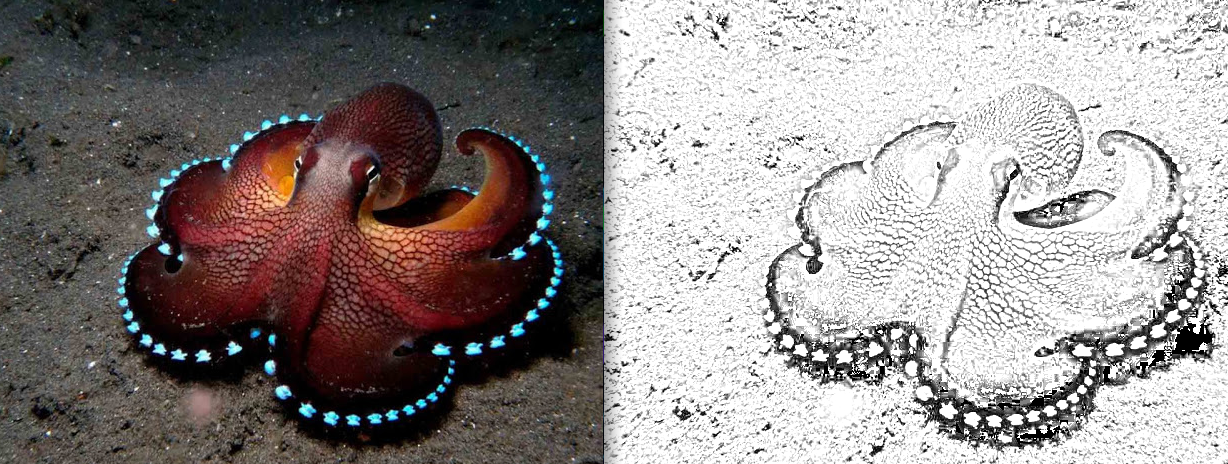
#> input picture oldNew.png, 1228 x 464 px, given in place of oldNew.pngoldNew.png, which was not available
$ python Img2Sketch.py
#> lines starting #> are read from the running program, lines starting #| are printed output that depends on the picture; pictures that were not available may be replaced by others from this repository, and a replacement may not be noted
import cv2

#get the file and read it
path=input("enter image path : ") # ex: /home/user/downloads/
#> the answer given: oldNew.png
img_name = input("enter image name : ") # ex: filename.jpeg
#> the answer given: oldNew.png
img = cv2.imread(path+img_name)
#> img is the input picture: shape (464, 1228, 3); mean B, G, R 136, 137.1, 142.8

#convert to gray scale
gray_img = cv2.cvtColor(img, cv2.COLOR_BGR2GRAY)
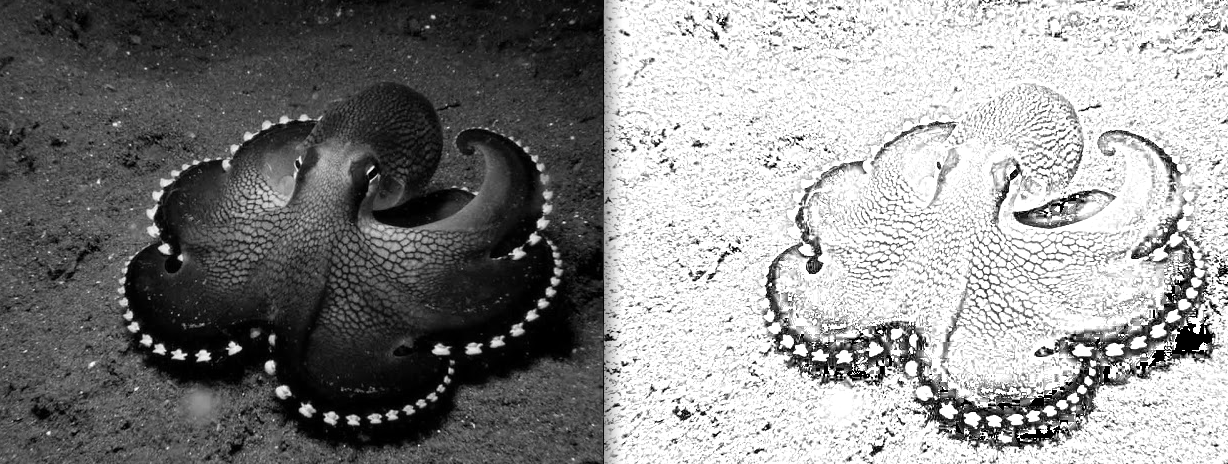
#> gray_img: shape (464, 1228); min 0, max 255, mean 138.7

#invert the new image (negative)
invert_img= 255 - gray_img
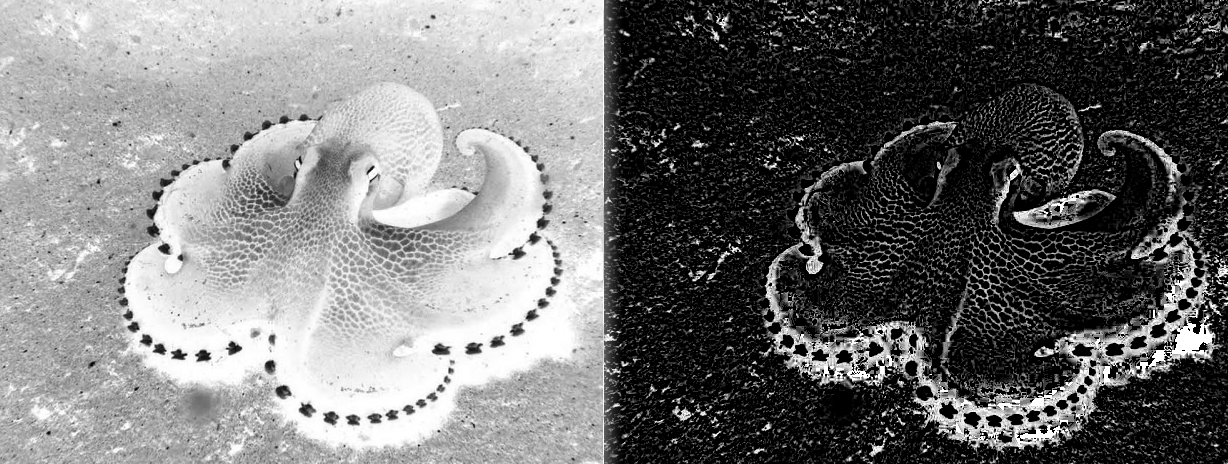
#> invert_img: shape (464, 1228); min 0, max 255, mean 116.3

#blur the image and invert it
blur_img= cv2.GaussianBlur(invert_img, (21, 21),0)
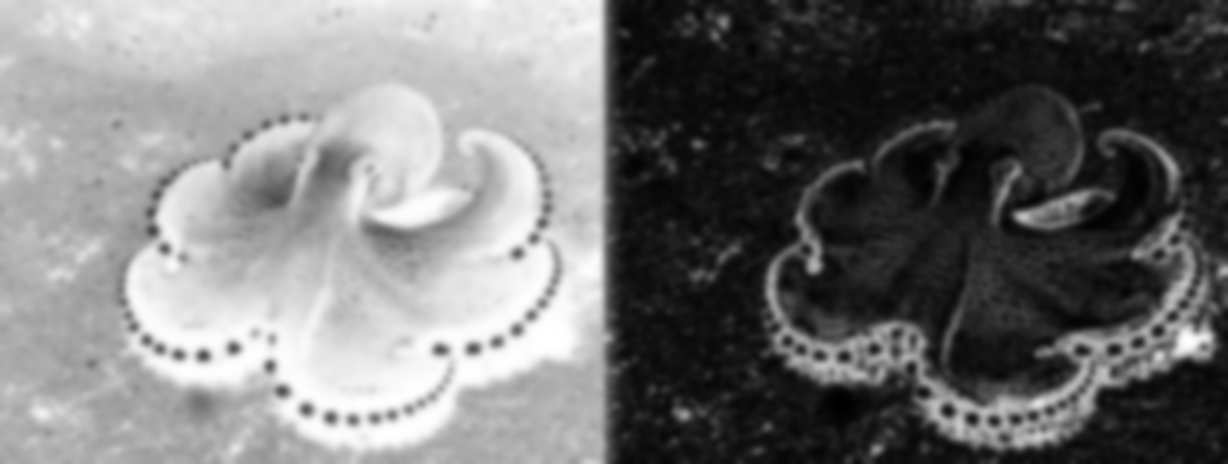
#> blur_img: shape (464, 1228); min 0, max 255, mean 116.3
invert_blur_img = 255 - blur_img
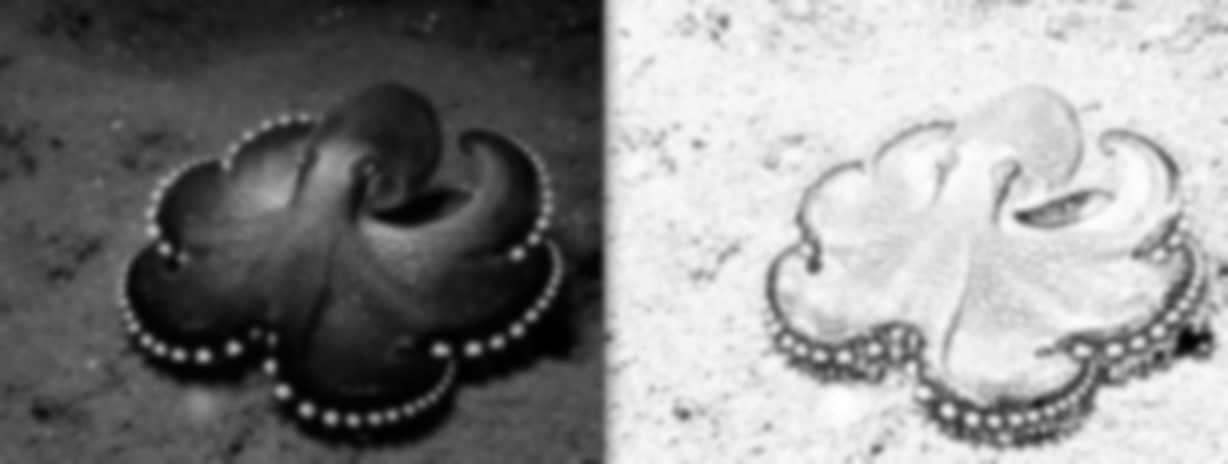
#> invert_blur_img: shape (464, 1228); min 0, max 255, mean 138.7

#creating the sketch
sketch = cv2.divide(gray_img, invert_blur_img, scale = 256.0)
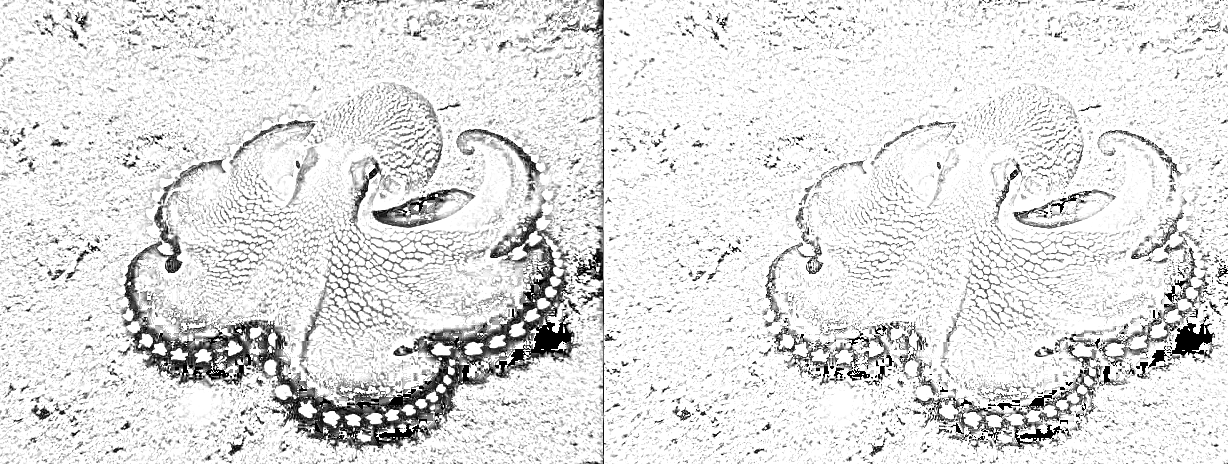
#> sketch: shape (464, 1228); min 0, max 255, mean 224.6

#show the original picture and the new picture
cv2.imshow('old image', img)
cv2.imshow('new image', sketch)

#save the sketch
newName="New"+img_name
sketchDir=path+newName
cv2.imwrite(sketchDir, sketch) #save in the same directoy of the original picture

#wait for a key press to close
cv2.waitKey(0)
